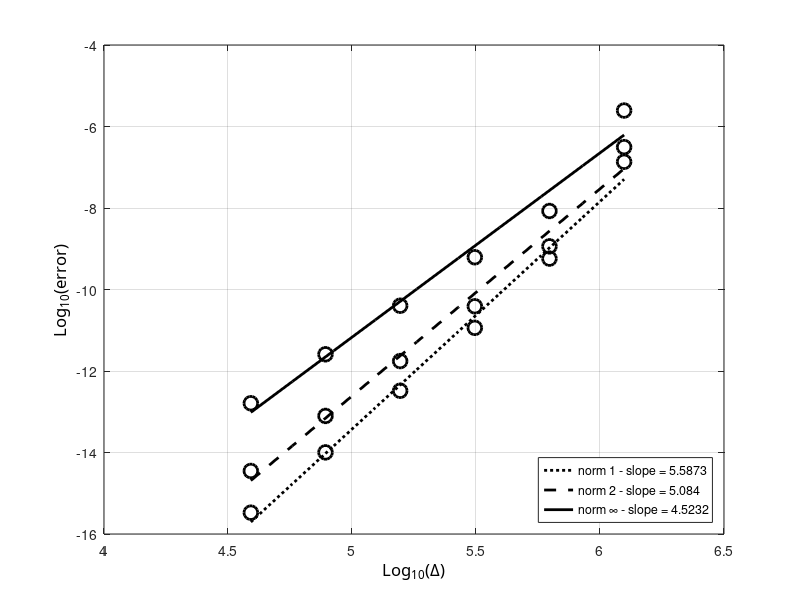

Write the MATLAB code that produced this figure.
clc; clear all; close all;

radius=6371220;
N=[8 16 32 64 128 256];
dx=2*pi*radius./(4*N);
e1=[1.3632e-7 5.7406e-10 1.1462e-11 3.2764e-13 1.0064e-14 3.3383e-16];
e2=[3.1191e-7 1.1452e-9 3.8740e-11 1.7535e-12 7.8953e-14 3.5222e-15];
e3=[2.4651e-6 8.4471e-9 6.1885e-10 3.9985e-11 2.5708e-12 1.6163e-13];

ldx=log10(dx);
le1=log10(e1);
le2=log10(e2);
le3=log10(e3);

%% plot 1
figure(11); 
%% curve 1
hl1=plot(ldx,le1,'ok');
set(hl1,'LineWidth',2.0);
set(hl1,'MarkerSize',10);
set(hl1,'MarkerEdgeColor','k');

hold on;
[a1,b1]=polyfit(ldx,le1,1);
tt=linspace(min(ldx),max(ldx),10);
lsq1=a1(2)+a1(1)*tt;
% %% courbes...
%hlf1=plot(tt,lsq1,'-r');
hlf1=plot(tt,lsq1,':k');
set(hlf1,'LineWidth',2.0);


%% curve 2
hl1=plot(ldx,le2,'ok');
set(hl1,'LineWidth',2.0);
set(hl1,'MarkerSize',10);
set(hl1,'MarkerEdgeColor','k');

hold on;
[a2,b1]=polyfit(ldx,le2,1);
tt=linspace(min(ldx),max(ldx),10);
lsq1=a2(2)+a2(1)*tt;
% %% courbes...
%hlf2=plot(tt,lsq1,'-b');
hlf2=plot(tt,lsq1,'--k');
set(hlf2,'LineWidth',2.0);

%% curve 3
hl1=plot(ldx,le3,'ok');
set(hl1,'LineWidth',2.0);
set(hl1,'MarkerSize',10);
set(hl1,'MarkerEdgeColor','k');

hold on;
[a3,b1]=polyfit(ldx,le3,1);
tt=linspace(min(ldx),max(ldx),10);
lsq1=a3(2)+a3(1)*tt;
% %% courbes...
%hlf3=plot(tt,lsq1,'-g');
hlf3=plot(tt,lsq1,'-k');
set(hlf3,'LineWidth',2.0);

ha=gca;
xa=get(gca,'Xlabel');
set(ha,'Xgrid','on');
set(xa,'String','Log_{10}(\Delta)');
set (xa,'FontName','Calibri');
set(xa,'FontSize',12);

% ylabel
ha=gca;
ya=get(gca,'Ylabel');
set(ha,'Ygrid','on');
set(ya,'String','Log_{10}(error)');
set (ya,'FontName','Calibri');
set(ya,'FontSize',12);

%% legend
legend([hlf1,hlf2,hlf3],{['norm 1 - slope = ' num2str(a1(1))],['norm 2 - slope = ' num2str(a2(1))],['norm \infty - slope = ' num2str(a3(1))]},'Location','SouthEast')
